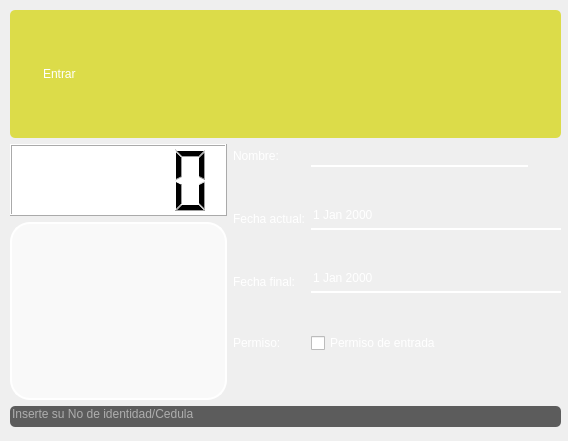
<?xml version="1.0" encoding="UTF-8"?>
<ui version="4.0">
 <class>Entrar_gimnasio</class>
 <widget class="QWidget" name="Entrar_gimnasio">
  <property name="geometry">
   <rect>
    <x>0</x>
    <y>0</y>
    <width>568</width>
    <height>441</height>
   </rect>
  </property>
  <property name="minimumSize">
   <size>
    <width>568</width>
    <height>441</height>
   </size>
  </property>
  <property name="maximumSize">
   <size>
    <width>568</width>
    <height>441</height>
   </size>
  </property>
  <property name="windowTitle">
   <string>Entrar al gimnasio</string>
  </property>
  <property name="windowIcon">
   <iconset resource="../images/imagenes.qrc">
    <normaloff>:/imagenes/entrar.png</normaloff>:/imagenes/entrar.png</iconset>
  </property>
  <widget class="QWidget" name="wdg_fondo_principal" native="true">
   <property name="geometry">
    <rect>
     <x>0</x>
     <y>0</y>
     <width>711</width>
     <height>491</height>
    </rect>
   </property>
   <property name="styleSheet">
    <string notr="true">QWidget #wdg_fondo_principal {
	
	
	background-image: url(:/imagenes/gimnasio_cambiar_info.jpg);
background-position: center;
}</string>
   </property>
   <widget class="QWidget" name="verticalLayoutWidget">
    <property name="geometry">
     <rect>
      <x>10</x>
      <y>10</y>
      <width>551</width>
      <height>417</height>
     </rect>
    </property>
    <layout class="QVBoxLayout" name="lay_ver_principal" stretch="1,2,1">
     <item>
      <widget class="QLabel" name="lbl_entrar">
       <property name="styleSheet">
        <string notr="true">background-color:rgba(212, 212, 0, 177);
border-radius:5px;
padding-right:30px;
padding-left:30px;
font: 30pt &quot;Gill Sans MT Condensed&quot;;
color: rgb(255, 255, 255);
qproperty-alignment: AlignCenter;</string>
       </property>
       <property name="text">
        <string>Entrar</string>
       </property>
      </widget>
     </item>
     <item>
      <layout class="QHBoxLayout" name="lay_hor_datos">
       <item>
        <layout class="QVBoxLayout" name="lay_ver_foto">
         <item>
          <widget class="QLCDNumber" name="lcd_hora">
           <property name="styleSheet">
            <string notr="true">background-color:rgb(255, 255, 255);</string>
           </property>
          </widget>
         </item>
         <item>
          <widget class="QLabel" name="lbl_foto">
           <property name="minimumSize">
            <size>
             <width>217</width>
             <height>178</height>
            </size>
           </property>
           <property name="maximumSize">
            <size>
             <width>217</width>
             <height>178</height>
            </size>
           </property>
           <property name="styleSheet">
            <string notr="true">background-color: rgba(255,255,255,166);
border: 2px solid rgba(255,255, 255, 255);
border-radius:20px;
padding:10px 20px 10px 20px;</string>
           </property>
           <property name="text">
            <string/>
           </property>
           <property name="pixmap">
            <pixmap resource="../images/imagenes.qrc">:/imagenes/persona.png</pixmap>
           </property>
           <property name="scaledContents">
            <bool>true</bool>
           </property>
          </widget>
         </item>
        </layout>
       </item>
       <item>
        <layout class="QFormLayout" name="lay_frm_datos">
         <property name="verticalSpacing">
          <number>40</number>
         </property>
         <item row="0" column="0">
          <widget class="QLabel" name="lbl_nombre">
           <property name="styleSheet">
            <string notr="true">font: 13pt &quot;Gill Sans MT&quot;; color: rgb(255, 255, 255);</string>
           </property>
           <property name="text">
            <string>Nombre:</string>
           </property>
          </widget>
         </item>
         <item row="0" column="1">
          <widget class="QLineEdit" name="txt_nombre">
           <property name="maximumSize">
            <size>
             <width>217</width>
             <height>27</height>
            </size>
           </property>
           <property name="styleSheet">
            <string notr="true">background-color: rgba(0,0,0,0);
border: none;
border-bottom: 2px solid rgba(255, 255, 255, 255);
padding-bottom: 5px;
font: 12pt &quot;Gill Sans MT&quot;;
color: rgb(255, 255, 255);</string>
           </property>
           <property name="readOnly">
            <bool>true</bool>
           </property>
          </widget>
         </item>
         <item row="1" column="0">
          <widget class="QLabel" name="lbl_fecha_actual">
           <property name="styleSheet">
            <string notr="true">font: 13pt &quot;Gill Sans MT&quot;; color: rgb(255, 255, 255);</string>
           </property>
           <property name="text">
            <string>Fecha actual:</string>
           </property>
          </widget>
         </item>
         <item row="1" column="1">
          <widget class="QDateEdit" name="dat_fecha_actual">
           <property name="styleSheet">
            <string notr="true">background-color: rgba(0,0,0,0);
border: none;
border-bottom: 2px solid rgba(255,255, 255, 255);
padding-bottom: 5px;
font: 10pt &quot;Gill Sans MT&quot;;
color: rgb(255, 255, 255);
qproperty-alignment: AlignCenter;</string>
           </property>
           <property name="readOnly">
            <bool>true</bool>
           </property>
           <property name="dateTime">
            <datetime>
             <hour>0</hour>
             <minute>0</minute>
             <second>0</second>
             <year>2000</year>
             <month>1</month>
             <day>1</day>
            </datetime>
           </property>
          </widget>
         </item>
         <item row="2" column="0">
          <widget class="QLabel" name="lbl_fecha_final">
           <property name="styleSheet">
            <string notr="true">font: 13pt &quot;Gill Sans MT&quot;; color: rgb(255, 255, 255);</string>
           </property>
           <property name="text">
            <string>Fecha final:</string>
           </property>
          </widget>
         </item>
         <item row="2" column="1">
          <widget class="QDateEdit" name="dat_fecha_final">
           <property name="styleSheet">
            <string notr="true">background-color: rgba(0,0,0,0);
border: none;
border-bottom: 2px solid rgba(255,255, 255, 255);
padding-bottom: 5px;
font: 10pt &quot;Gill Sans MT&quot;;
color: rgb(255, 255, 255);
qproperty-alignment: AlignCenter;</string>
           </property>
           <property name="readOnly">
            <bool>true</bool>
           </property>
           <property name="dateTime">
            <datetime>
             <hour>0</hour>
             <minute>0</minute>
             <second>0</second>
             <year>2000</year>
             <month>1</month>
             <day>1</day>
            </datetime>
           </property>
          </widget>
         </item>
         <item row="3" column="0">
          <widget class="QLabel" name="lbl_permiso">
           <property name="styleSheet">
            <string notr="true">font: 13pt &quot;Gill Sans MT&quot;; color: rgb(255, 255, 255);</string>
           </property>
           <property name="text">
            <string>Permiso: </string>
           </property>
          </widget>
         </item>
         <item row="3" column="1">
          <widget class="QCheckBox" name="chk_permiso_entrada">
           <property name="styleSheet">
            <string notr="true">font: 11pt &quot;Gill Sans MT&quot;; color: rgb(255, 255, 255);</string>
           </property>
           <property name="text">
            <string>Permiso de entrada</string>
           </property>
           <property name="checkable">
            <bool>false</bool>
           </property>
          </widget>
         </item>
        </layout>
       </item>
      </layout>
     </item>
     <item>
      <widget class="QLineEdit" name="txt_cedula_TI">
       <property name="styleSheet">
        <string notr="true">background-color: rgba(0,0,0,157);
border: none;
padding-bottom: 5px;
border-radius:5px;
font: 18pt &quot;Gill Sans MT&quot;;
color: rgb(255, 255, 255);
qproperty-alignment: AlignCenter;</string>
       </property>
       <property name="placeholderText">
        <string>Inserte su No de identidad/Cedula</string>
       </property>
      </widget>
     </item>
    </layout>
   </widget>
  </widget>
 </widget>
 <resources>
  <include location="../images/imagenes.qrc"/>
  <include location="../../../../../../../../Program Files (x86)/images/imagenes.qrc"/>
 </resources>
 <connections/>
</ui>
